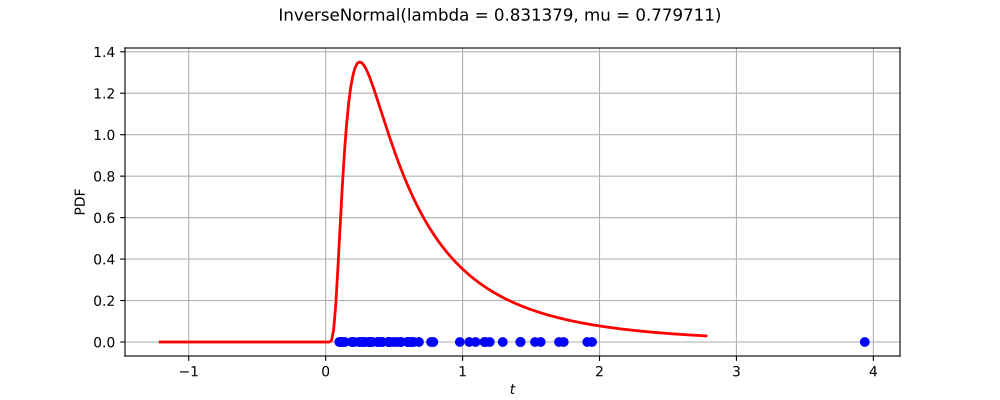

This figure's Python source:
import openturns as ot
from matplotlib import pyplot as plt
from openturns.viewer import View
ot.RandomGenerator.SetSeed(0)
factory = ot.InverseNormalFactory()
ref = factory.build()
dimension = ref.getDimension()
if dimension <= 2:
    sample = ref.getSample(50)
    distribution = factory.build(sample)
    if dimension == 1:
        distribution.setDescription(['$t$'])
        pdf_graph = distribution.drawPDF(256)
        cloud = ot.Cloud(sample, ot.NumericalSample(sample.getSize(), 1))
        cloud.setColor('blue')
        cloud.setPointStyle('fcircle')
        pdf_graph.add(cloud)
        fig = plt.figure(figsize=(10, 4))
        plt.suptitle(str(distribution))
        pdf_axis = fig.add_subplot(111)
        View(pdf_graph, figure=fig, axes=[pdf_axis], add_legend=False)
    else:
        sample = ref.getSample(500)
        distribution.setDescription(['$t_0$', '$t_1$'])
        pdf_graph = distribution.drawPDF([256]*2)
        cloud = ot.Cloud(sample)
        cloud.setColor('red')
        cloud.setPointStyle('fcircle')
        pdf_graph.add(cloud)
        fig = plt.figure(figsize=(10, 4))
        plt.suptitle(str(distribution))
        pdf_axis = fig.add_subplot(111)
        View(pdf_graph, figure=fig, axes=[pdf_axis], add_legend=False)
